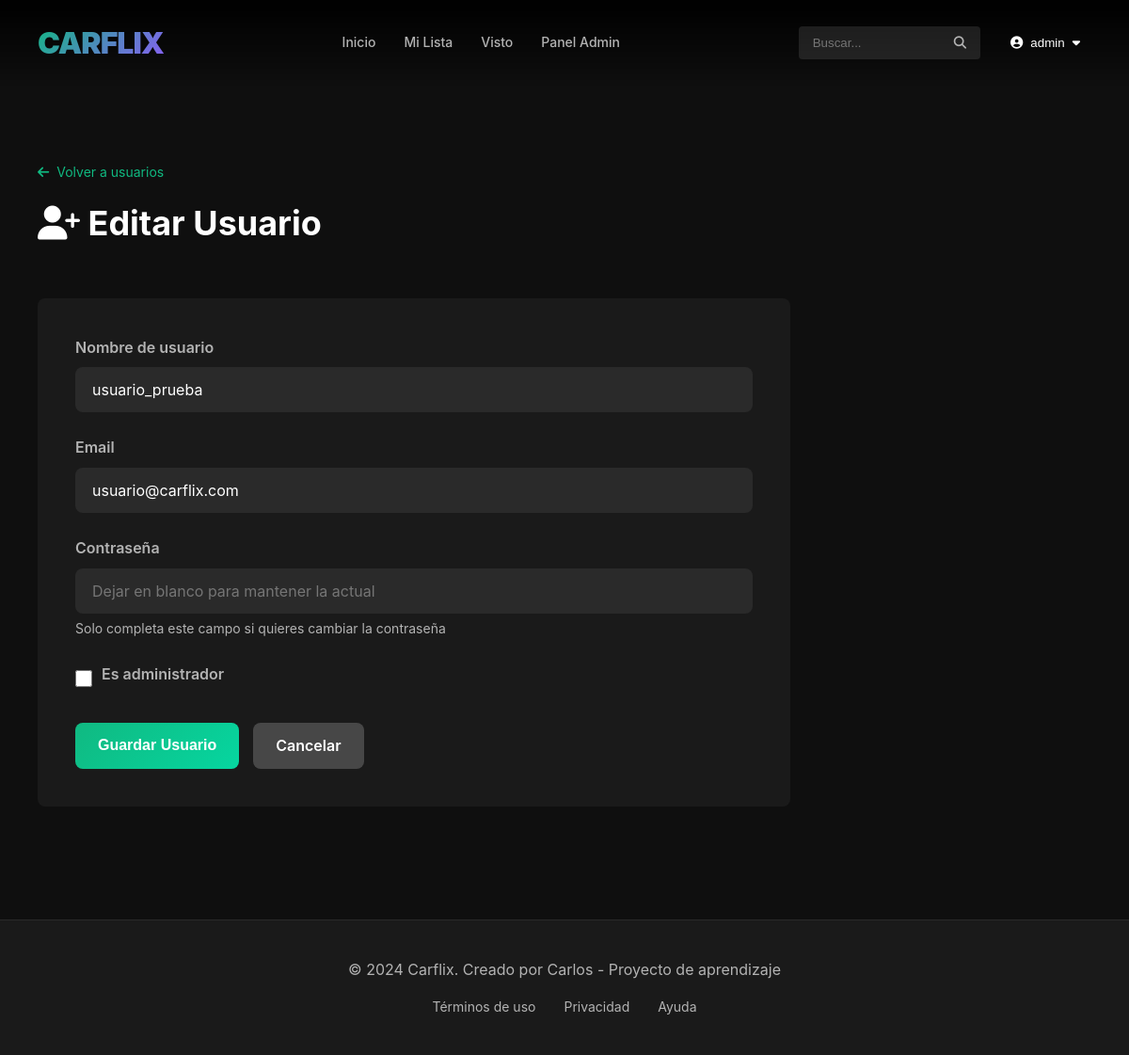
/admin/user/edit/2 (signed in), run on the app's committed database.
### app/models.py (models this page shows, shortened)
class User(UserMixin, db.Model):
    id = db.Column(db.Integer, primary_key=True)
    username = db.Column(db.String(64), unique=True, nullable=False, index=True)
    email = db.Column(db.String(120), unique=True, nullable=False, index=True)
    password_hash = db.Column(db.String(256))
    is_admin = db.Column(db.Boolean, default=False)
    profile_picture = db.Column(db.String(300), default='images/default-avatar.png')
    created_at = db.Column(db.DateTime, default=datetime.utcnow)
    favorite_movies = db.relationship('Movie', secondary=movie_favorites,
                                      backref=db.backref('favorited_by', lazy='dynamic'))
    favorite_series = db.relationship('Series', secondary=series_favorites,
                                      backref=db.backref('favorited_by', lazy='dynamic'))
    watched_movies = db.relationship('Movie', secondary=movie_watched,
                                     backref=db.backref('watched_by', lazy='dynamic'))
    watched_episodes = db.relationship('Episode', secondary=episode_watched,
                                       backref=db.backref('watched_by', lazy='dynamic'))

### app/routes.py (the view, shortened to what this page needs)
@app.route('/admin/user/edit/<int:user_id>', methods=['GET', 'POST'])
@login_required
@admin_required
def admin_edit_user(user_id):
    user = User.query.get_or_404(user_id)
    form = AdminUserForm(obj=user)
    return render_template('admin/user_form.html', form=form, title='Editar Usuario', user=user)

### app/forms.py
class AdminUserForm(FlaskForm):
    username = StringField('Nombre de usuario', validators=[
        DataRequired(),
        Length(min=3, max=64, message='El nombre debe tener entre 3 y 64 caracteres')
    ])
    email = StringField('Email', validators=[DataRequired(), Email()])
    password = PasswordField('Contraseña', validators=[
        Optional(),
        Length(min=6, message='La contraseña debe tener al menos 6 caracteres')
    ])
    is_admin = BooleanField('Es administrador')
    submit = SubmitField('Guardar Usuario')

### app/models.py (called while the page is built)
@login_manager.user_loader
def load_user(user_id):
    return User.query.get(int(user_id))

### app/routes.py (called while the page is built)
def admin_required(f):
    @wraps(f)
    def decorated_function(*args, **kwargs):
        if not current_user.is_authenticated or not current_user.is_admin:
            flash('No tienes permisos para acceder a esta página', 'danger')
            return redirect(url_for('home'))
        return f(*args, **kwargs)
    return decorated_function

### app/templates/admin/user_form.html (shortened to what this page needs)
{% extends "base.html" %}
{% block content %}
<div class="admin-page">
    <div class="admin-container">
        <div class="admin-header">
            <div>
                <a href="{{ url_for('admin_users') }}" class="back-link">
                    <i class="fas fa-arrow-left"></i> Volver a usuarios
                </a>
                <h1><i class="fas fa-user-plus"></i> {{ title }}</h1>
            </div>
        </div>
        <div class="form-container-admin">
            <form method="POST" class="admin-form">
                <div class="form-group">
                    {{ form.username.label }}
                    {{ form.username(class="form-control") }}
                </div>
                <div class="form-group">
                    {{ form.email.label }}
                    {{ form.email(class="form-control") }}
                </div>
                <div class="form-group">
                    {{ form.password.label }}
                    {{ form.password(class="form-control", placeholder="Dejar en blanco para mantener la actual" if user else "Mínimo 6 caracteres") }}
                    {% if not user %}
                    <small class="form-text">Si dejas la contraseña vacía, se asignará: password123</small>
                    {% else %}
                    <small class="form-text">Solo completa este campo si quieres cambiar la contraseña</small>
                    {% endif %}
                </div>
                <div class="form-group-checkbox">
                    {{ form.is_admin(class="form-checkbox") }}
                    {{ form.is_admin.label }}
                </div>
                <div class="form-actions">
                    {{ form.submit(class="btn btn-primary") }}
                    <a href="{{ url_for('admin_users') }}" class="btn btn-secondary">Cancelar</a>
                </div>
            </form>
        </div>
    </div>
</div>
{% endblock %}

### app/templates/base.html (shortened to what this page needs)
<!DOCTYPE html>
<html lang="es">
<head>
    <link rel="stylesheet" href="{{ url_for('static', filename='css/style.css') }}">
    <link rel="stylesheet" href="https://cdnjs.cloudflare.com/ajax/libs/font-awesome/6.4.0/css/all.min.css">
</head>
<body>
    {% if current_user.is_authenticated %}
    <nav class="navbar">
        <div class="navbar-container">
            <a href="{{ url_for('home') }}" class="logo">CARFLIX</a>
            <div class="nav-links">
                <a href="{{ url_for('home') }}">Inicio</a>
                <a href="{{ url_for('my_list') }}">Mi Lista</a>
                <a href="{{ url_for('watched') }}">Visto</a>
                {% if current_user.is_admin %}
                <a href="{{ url_for('admin_dashboard') }}">Panel Admin</a>
                {% endif %}
            </div>
            <div class="nav-right">
                <form action="{{ url_for('search') }}" method="get" class="search-form">
                    <input type="text" name="q" placeholder="Buscar..." class="search-input">
                    <button type="submit" class="search-btn"><i class="fas fa-search"></i></button>
                </form>
                <div class="user-menu">
                    <button class="user-btn">
                        <i class="fas fa-user-circle"></i>
                        <span>{{ current_user.username }}</span>
                        <i class="fas fa-caret-down"></i>
                    </button>
                </div>
            </div>
        </div>
    </nav>
    {% endif %}
    <main class="main-content">
        {% block content %}{% endblock %}
    </main>
    <footer class="footer">
        <div class="footer-content">
            <p>&copy; 2024 Carflix. Creado por Carlos - Proyecto de aprendizaje</p>
            <div class="footer-links">
                <a href="#">Términos de uso</a>
                <a href="#">Privacidad</a>
                <a href="#">Ayuda</a>
            </div>
        </div>
    </footer>
</body>
</html>

### data on the page
User: username "admin"
User: username "usuario_prueba", email "usuario@carflix.com"

### other printed values
{{ title }} "Editar Usuario"
